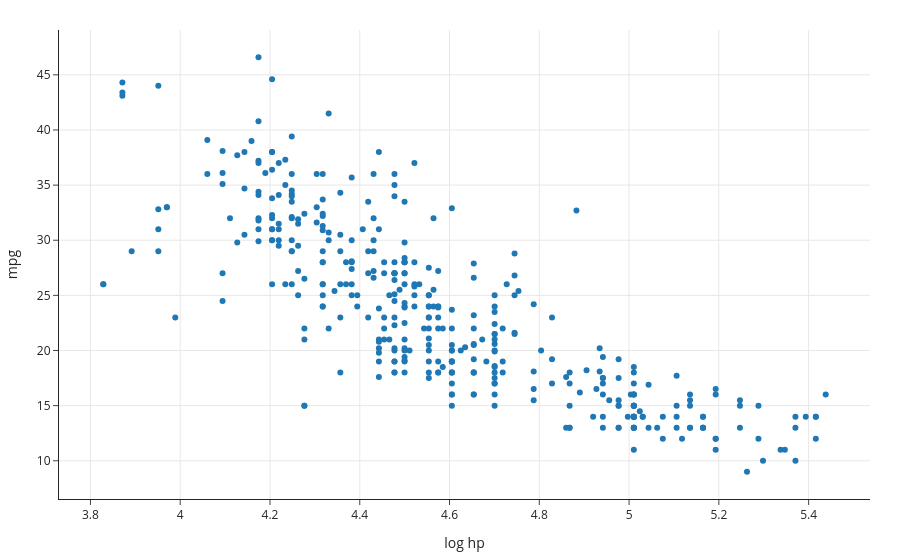

The notebook cell saved with this chart:
### Markdown cell above
What does our data look like now?

### Code cell
px.scatter(mpg, x='log hp', y='mpg')

### Figure 1 — Plotly figure (JSON) as saved in the notebook; plotly's stock layout.template omitted (floating-point values rounded to 4 significant figures; data arrays with more than 128 entries replaced by an {"elided": "..."} marker saying what was removed)
{"data": [{"hovertemplate": "log hp=%{x}<br>mpg=%{y}<extra></extra>", "legendgroup": "", "marker": {"color": "#1F77B4", "symbol": "circle"}, "mode": "markers", "name": "", "orientation": "v", "showlegend": false, "type": "scatter", "x": {"elided": "392 float values"}, "xaxis": "x", "y": {"elided": "392 float values"}, "yaxis": "y"}], "layout": {"autosize": true, "legend": {"tracegroupgap": 0}, "xaxis": {"anchor": "y", "autorange": true, "domain": [0, 1], "range": [3.732, 5.535], "title": {"text": "log hp"}, "type": "linear"}, "yaxis": {"anchor": "x", "autorange": true, "domain": [0, 1], "range": [6.246, 49.35], "title": {"text": "mpg"}, "type": "linear"}}}
